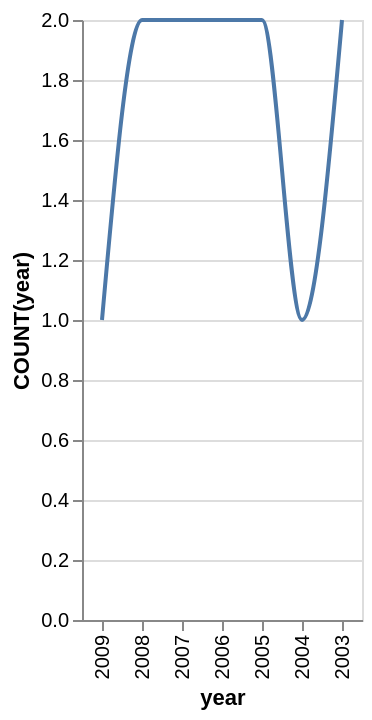

Write the Vega-Lite specification saved for this chart.
### Vega-Lite specification from a JSON file in a GitHub repository (floating-point values rounded to 4 significant figures)
{"data": {"values": [{"x_data": "2003", "y_data": 2}, {"x_data": "2004", "y_data": 1}, {"x_data": "2005", "y_data": 2}, {"x_data": "2006", "y_data": 2}, {"x_data": "2007", "y_data": 2}, {"x_data": "2008", "y_data": 2}, {"x_data": "2009", "y_data": 1}]}, "mark": {"type": "line", "interpolate": "monotone"}, "encoding": {"x": {"field": "x_data", "type": "nominal", "title": "year", "sort": "descending"}, "y": {"field": "y_data", "type": "quantitative", "title": "COUNT(year)"}}}
